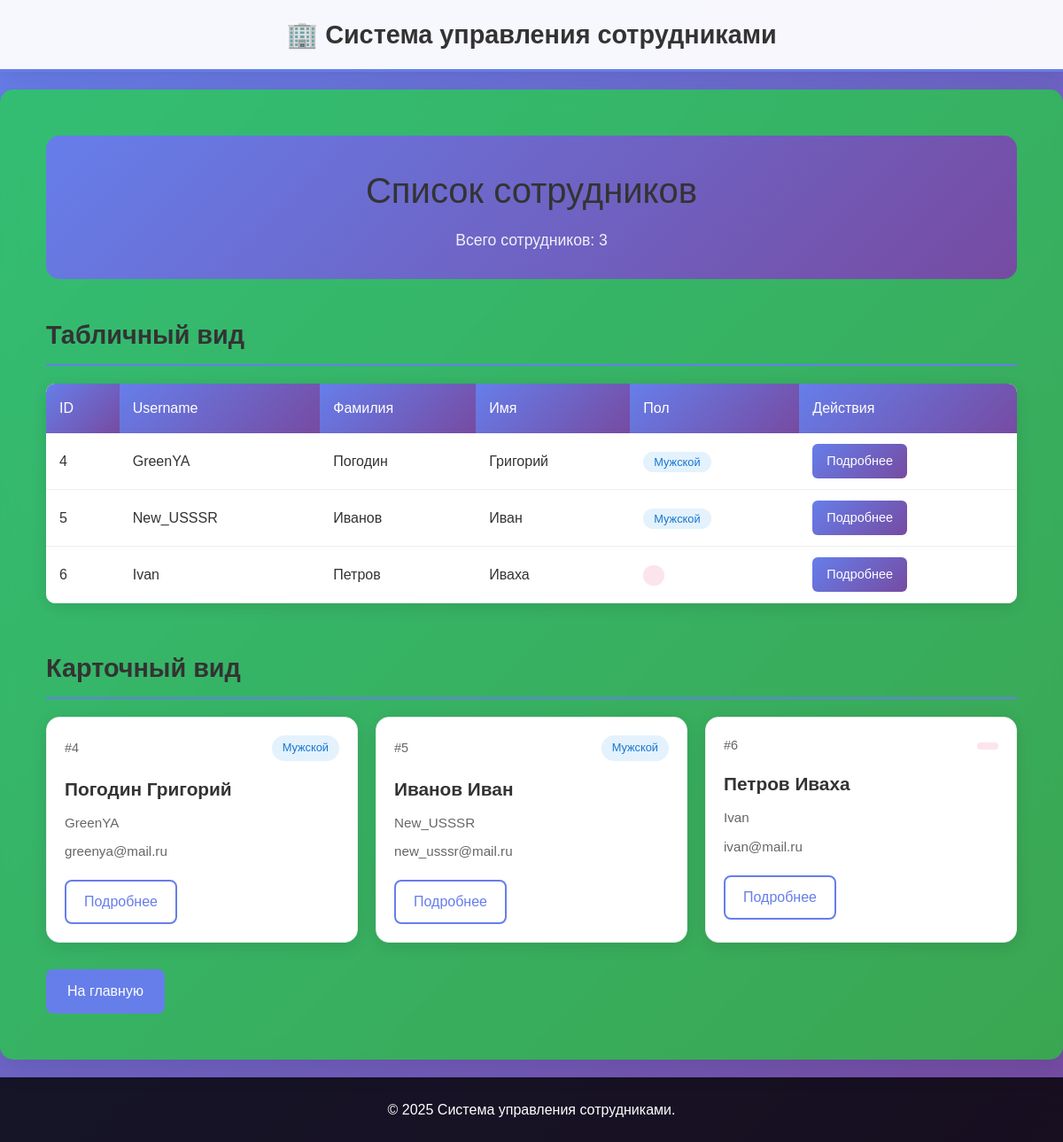
/employees/, run on the app's committed database.
### employees/models.py (models this page shows, shortened)
class Employee(AbstractUser):
    GENDER_CHOICES = [
        ("M", "Мужской"),
        ("F", "Женский"),
    ]
    email = models.EmailField(
        unique=True,
        verbose_name="Email",
        blank=False,
    )
    username = models.CharField(
        max_length=150,
        unique=True,
        verbose_name="Логин",
    )
    middle_name = models.CharField(max_length=100, blank=True, verbose_name="Отчество")
    gender = models.CharField(max_length=1, choices=GENDER_CHOICES, verbose_name="Пол")
    description = models.TextField(blank=True, verbose_name="Описание")
    """
    groups = models.ManyToManyField(
        Group,
        verbose_name="Группы",
        blank=True,
        related_name="employee_groups",  # чтобы избежать конфликтов
        related_query_name="employees",
    )
    """
    class Meta:
        verbose_name = "Сотрудник"
        verbose_name_plural = "Сотрудники"

### employees/views.py (the view)
# urls.py: path("", EmployeeListViews.as_view(), name="list"),
class EmployeeListViews(ListView):
    model = Employee
    template_name = "employees/employee_list.html"  # 'employees/list.html'
    context_object_name = "employees"

### templates/employees/employee_list.html (shortened to what this page needs)
{% extends 'base.html' %}
{% load static %}
{% block extra_css %}
    <link rel="stylesheet" href="{% static 'css/employee/employee_list.css' %}">
{% endblock %}
{% block content %}
<div class="employee-list-container">
    <div class="page-header">
        <h1>Список сотрудников</h1>
        <p>Всего сотрудников: {{ employees|length }}</p>
    </div>
    <div class="table-section">
        <h2>Табличный вид</h2>
        <div class="table-responsive">
            <table class="employees-table">
                <thead>
                    <tr>
                        <th>ID</th>
                        <th>Username</th>
                        <th>Фамилия</th>
                        <th>Имя</th>
                        <th>Пол</th>
                        <th>Действия</th>
                    </tr>
                </thead>
                <tbody>
                    {% for employee in employees %}
                    <tr class="employee-row">
                        <td>{{ employee.id }}</td>
                        <td>{{ employee.username }}</td>
                        <td>{{ employee.last_name }}</td>
                        <td>{{ employee.first_name }}</td>
                        <td>
                            <span class="gender-badge {% if employee.gender == 'M' %}male{% else %}female{% endif %}">
                                {{ employee.get_gender_display }}
                            </span>
                        </td>
                        <td>
                            <a href="{% url 'employees:detail' employee.id %}" class="btn-details">
                                 Подробнее
                            </a>
                        </td>
                    </tr>
                    {% empty %}
                    <tr>
                        <td colspan="6" class="no-data">Нет сотрудников</td>
                    </tr>
                    {% endfor %}
                </tbody>
            </table>
        </div>
    </div>
    <div class="cards-section">
        <h2>Карточный вид</h2>
        <div class="employees-grid">
            {% for employee in employees %}
            <div class="employee-card">
                <div class="card-header">
                    <span class="employee-id">#{{ employee.id }}</span>
                    <span class="gender-badge {% if employee.gender == 'M' %}male{% else %}female{% endif %}">
                        {{ employee.get_gender_display }}
                    </span>
                </div>
                <div class="card-body">
                    <h3 class="employee-name">
                        {{ employee.last_name }} {{ employee.first_name }}
                    </h3>
                    <p class="employee-username">
                         {{ employee.username }}
                    </p>
                    {% if employee.email %}
                    <p class="employee-email">
                         {{ employee.email }}
                    </p>
                    {% endif %}
                </div>
                <div class="card-footer">
                    <a href="{% url 'employees:detail' employee.id %}" class="btn-card-details">
                         Подробнее
                    </a>
                </div>
            </div>
            {% empty %}
            <div class="no-employees-card">
                <i class="fas fa-users-slash"></i>
                <p>Список сотрудников пуст</p>
            </div>
            {% endfor %}
        </div>
    </div>
    <div class="navigation-buttons">
        <a href="/" class="btn back-btn">
             На главную
        </a>
    </div>
</div>
{% endblock %}

### templates/base.html (shortened to what this page needs)
<!DOCTYPE html>
<html lang="ru">
    <head>
        {% load static %}
        <link rel="stylesheet" href="{% static 'css/base.css' %}">
        {% block extra_css %}{% endblock %}
    </head>
    <body>
        <header>
            <p>🏢 Система управления сотрудниками</p>
        </header>
        <main>
            {% block content %}{% endblock %}
        </main>
        <footer>
            <p>© 2025 Система управления сотрудниками.</p>
        </footer>
    </body>
</html>

### static_dev/css/base.css (style rules this page uses)
* { margin: 0; padding: 0; box-sizing: border-box; }
body { font-family: 'Arial', sans-serif; line-height: 1.6; color: #333; background: linear-gradient(135deg, #667eea 0%, #764ba2 100%); min-height: 100vh; display: flex; flex-direction: column; }
header { background: rgba(255, 255, 255, 0.95); backdrop-filter: blur(10px); padding: 1rem 2rem; box-shadow: 0 2px 20px rgba(0, 0, 0, 0.1); border-bottom: 3px solid #667eea; }
header p { font-size: 1.8rem; font-weight: bold; color: #333; text-align: center; }
main { flex: 1; padding: 2rem; max-width: 1200px; margin: 0 auto; width: 100%; }
footer { background: rgba(0, 0, 0, 0.8); color: white; text-align: center; padding: 1.5rem; margin-top: auto; }
footer p { font-size: 1rem; }
a { color: #667eea; text-decoration: none; transition: color 0.3s ease; }
.btn { display: inline-block; padding: 12px 24px; background: #667eea; color: white; border: none; border-radius: 8px; cursor: pointer; font-size: 1rem; transition: all 0.3s ease; text-decoration: none; }
.back-btn { margin-top: 30px; display: inline-block; }
main { background: rgba(0, 255, 0, 0.5); backdrop-filter: blur(10px); border-radius: 15px; margin: 20px auto; box-shadow: 0 8px 32px rgba(0, 0, 0, 0.1); }
h1, h2, h3 { color: #333; margin-bottom: 1rem; }
h1 { font-size: 2.2rem; font-weight: 300; }
h2 { font-size: 1.8rem; border-bottom: 2px solid #667eea; padding-bottom: 0.5rem; }

### static_dev/css/employee/employee_list.css (style rules this page uses)
.employee-list-container { max-width: 1200px; margin: 0 auto; padding: 20px; }
.page-header { text-align: center; margin-bottom: 40px; background: linear-gradient(135deg, #667eea 0%, #764ba2 100%); padding: 30px; border-radius: 15px; color: white; }
.page-header h1 { font-size: 2.5rem; margin-bottom: 10px; font-weight: 300; }
.page-header p { font-size: 1.1rem; opacity: 0.9; }
.table-section { margin-bottom: 50px; }
.table-section h2 { color: #333; margin-bottom: 20px; font-size: 1.8rem; border-bottom: 2px solid #667eea; padding-bottom: 10px; }
.table-responsive { overflow-x: auto; border-radius: 10px; box-shadow: 0 4px 20px rgba(0, 0, 0, 0.1); }
.employees-table { width: 100%; border-collapse: collapse; background: white; }
.employees-table th { background: linear-gradient(135deg, #667eea 0%, #764ba2 100%); color: white; padding: 15px; text-align: left; font-weight: 500; }
.employees-table td { padding: 12px 15px; border-bottom: 1px solid #eee; }
.cards-section h2 { color: #333; margin-bottom: 20px; font-size: 1.8rem; border-bottom: 2px solid #667eea; padding-bottom: 10px; }
.employees-grid { display: grid; grid-template-columns: repeat(auto-fill, minmax(300px, 1fr)); gap: 20px; margin-top: 20px; }
.employee-card { background: white; border-radius: 15px; padding: 20px; box-shadow: 0 4px 20px rgba(0, 0, 0, 0.1); transition: transform 0.3s ease, box-shadow 0.3s ease; border: 1px solid #eee; }
.card-header { display: flex; justify-content: space-between; align-items: center; margin-bottom: 15px; }
.employee-id { font-size: 0.9rem; color: #666; font-weight: 500; }
.card-body { margin-bottom: 20px; }
.employee-name { font-size: 1.3rem; color: #333; margin-bottom: 10px; font-weight: 600; }
.employee-username, .employee-email { color: #666; margin-bottom: 8px; font-size: 0.95rem; }
.gender-badge { padding: 4px 12px; border-radius: 20px; font-size: 0.8rem; font-weight: 500; }
.gender-badge.male { background-color: #e3f2fd; color: #1976d2; }
.gender-badge.female { background-color: #fce4ec; color: #c2185b; }
.btn-details { padding: 8px 16px; background: linear-gradient(135deg, #667eea 0%, #764ba2 100%); color: white; text-decoration: none; border-radius: 6px; font-size: 0.9rem; transition: all 0.3s ease; display: inline-block; }
.btn-card-details { display: inline-block; padding: 10px 20px; background: transparent; color: #667eea; text-decoration: none; border: 2px solid #667eea; border-radius: 8px; transition: all 0.3s ease; font-weight: 500; }

### data on the page
Employee: id "4", username "GreenYA", last_name "Погодин", first_name "Григорий", gender "Мужской", email "greenya@mail.ru"
Employee: id "5", username "New_USSSR", last_name "Иванов", first_name "Иван", gender "Мужской", email "new_usssr@mail.ru"
Employee: id "6", username "Ivan", last_name "Петров", first_name "Иваха", email "ivan@mail.ru"

### other printed values
{{ employees|length }} "3"
